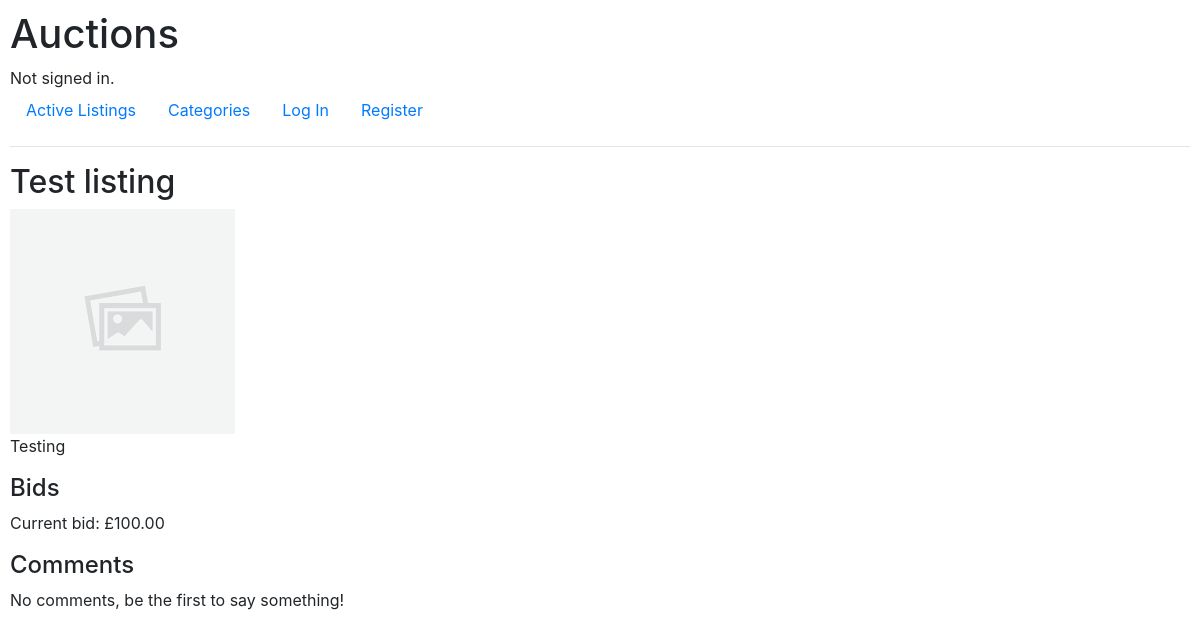
/listing/9, run on an earlier commit of the app's database.
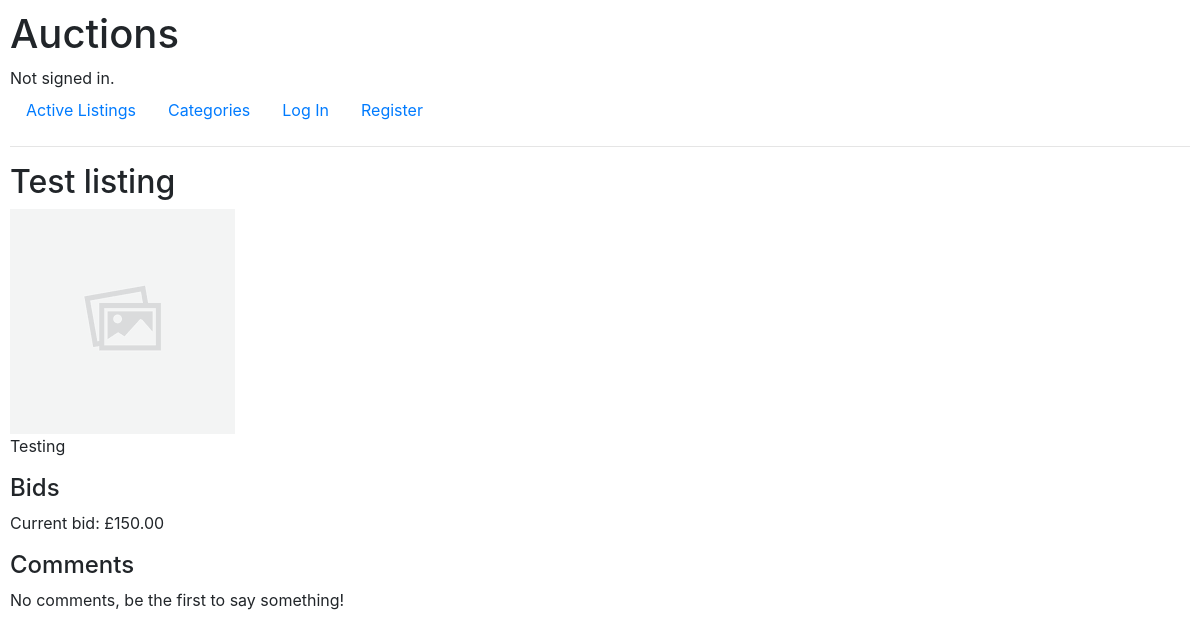
And on a later commit of the database.
### auctions/models.py (models this page shows, shortened)
class Listing(models.Model):
    owner = models.ForeignKey(
        'User',
        on_delete=models.PROTECT,
        related_name="listings"
    )
    title = models.CharField(max_length=100)
    description = models.TextField()
    starting_bid = models.DecimalField(max_digits=8, decimal_places=2)
    image_URL = models.URLField(blank=True)
    category = models.ForeignKey(
        'Category',
        on_delete=models.SET_NULL,
        blank=True,
        null=True,
        related_name="listings"
    )
    timestamp = models.DateTimeField(auto_now_add=True)
    active = models.BooleanField(default=True)

class Bid(models.Model):
    listing = models.ForeignKey(
        'Listing',
        on_delete=models.CASCADE,
        related_name="bids"
    )
    user = models.ForeignKey(
        'User',
        on_delete=models.PROTECT,
        verbose_name="Bidder",
        related_name="bids"
    )
    bid_amount = models.DecimalField(max_digits=8, decimal_places=2)
    timestamp = models.DateTimeField(auto_now_add=True)

### auctions/views.py (the view)
# urls.py: path("listing/<int:listing_id>", views.listing, name="listing")
def listing(request, listing_id):
    user = request.user.id
    listing = Listing.objects.filter(id=listing_id).first()
    if listing == None:
        messages.error(request, "Error: Listing does not exist", extra_tags="alert alert-danger")
        return HttpResponseRedirect(reverse("auctions:index"))
    bid_item = Bid.objects.filter(listing=listing.id).order_by('-bid_amount').first()
    if bid_item == None:
        bid = listing.starting_bid
    else:
        bid = bid_item.bid_amount
    watchlist = Watchlist.objects.filter(user_id=user, listing_id=listing).exists()
    comments = Comment.objects.filter(listing_id=listing.id)
    form_bid = BidForm(initial={"current_bid": bid, "listing_id": listing.id, "user_id": user})
    form_comment = CommentForm(initial={"listing_id": listing.id, "user_id": user})
    if request.method == "POST":
        if "submit_bid" in request.POST:
            form = BidForm(request.POST)
            if form.is_valid():
                Bid.objects.create(
                    listing_id=form.cleaned_data["listing_id"],
                    user_id=form.cleaned_data["user_id"],
                    bid_amount=form.cleaned_data["bid_amount"]
                )
                return HttpResponseRedirect(reverse("auctions:listing", args=[listing.id]))
            else:
                form_bid = BidForm(request.POST)
                return render(request, "auctions/listing.html", {
                    "bid": bid,
                    "bid_item": bid_item,
                    "comments": comments,
                    "listing": listing,
                    "watchlist": watchlist,
                    "form_bid": form_bid,
                    "form_comment": form_comment
                })
        elif "submit_comment" in request.POST:
            form = CommentForm(request.POST)
            if form.is_valid():
                Comment.objects.create(
                    listing_id=form.cleaned_data["listing_id"],
                    user_id=form.cleaned_data["user_id"],
                    comment=form.cleaned_data["comment"])
                return HttpResponseRedirect(reverse("auctions:listing", args=[listing.id]))
            else:
                form_comment = CommentForm(request.POST)
                return render(request, "auctions/listing.html", {
                    "bid": bid,
                    "bid_item": bid_item,
                    "comments": comments,
                    "listing": listing,
                    "watchlist": watchlist,
                    "form_bid": form_bid,
                    "form_comment": form_comment
                })
        else:
            if request.user.id != listing.owner_id:
                messages.error(request, "Error: Unauthorised action", extra_tags="alert alert-danger")
                return HttpResponseRedirect(reverse("auctions:listing", args=[listing.id]))
            Listing.objects.filter(id=listing_id).update(active=False)
            return HttpResponseRedirect(reverse("auctions:index"))
    else:
        return render(request, "auctions/listing.html", {
            "bid": bid,
            "bid_item": bid_item,
            "comments": comments,
            "listing": listing,
            "watchlist": watchlist,
            "form_bid": form_bid,
            "form_comment": form_comment
        })

### auctions/templates/auctions/listing.html (shortened to what this page needs)
{% extends "auctions/layout.html" %}
{% block body %}
    <ul class="nav">
        <li class="nav-item"> <h2>{{ listing.title }}</h2> </li>
    </ul>
    <div>
        {% if listing.image_URL %}
            <img src={{ listing.image_URL }}>
        {% else %}
            <img src="/static/auctions/noimage.png">
        {% endif %}
        <p>{{ listing.description }}</p>
    </div>
    <h4>Bids</h4>
    {% if listing.active %}
        <p>Current bid: £{{ bid }}</p>
    {% else %}
        {% if user.id == bid_item.user_id %}
            <p>Congratulations! You won the auction on this item with a bid of £{{ bid }}</p>
        {% else %}
            <p> The auction has now ended and the item has been sold. </p>
        {% endif %}
    {% endif %}
    <h4>Comments</h4>
    <ul class="list-group comments">
        {% for comment in comments %}
            <li class="list-group-item">
                {{ comment.comment }}
            </li>
        {% empty %}
            <p>No comments, be the first to say something!</p>
        {% endfor %}
    </ul>
{% endblock %}

What changed in the data, as far as the page shows it:
added Bid: bid_amount "150.00"
Also different on the page:
{{ bid }}: "100.00" → "150.00"
